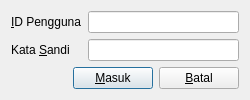
<?xml version="1.0" encoding="UTF-8"?>
<ui version="4.0">
 <class>LoginDialog</class>
 <widget class="QDialog" name="LoginDialog">
  <property name="geometry">
   <rect>
    <x>0</x>
    <y>0</y>
    <width>250</width>
    <height>99</height>
   </rect>
  </property>
  <property name="minimumSize">
   <size>
    <width>0</width>
    <height>0</height>
   </size>
  </property>
  <property name="maximumSize">
   <size>
    <width>16777215</width>
    <height>16777215</height>
   </size>
  </property>
  <property name="windowTitle">
   <string>Masuk</string>
  </property>
  <layout class="QVBoxLayout" name="verticalLayout">
   <item>
    <layout class="QFormLayout" name="formLayout">
     <item row="0" column="0">
      <widget class="QLabel" name="label1">
       <property name="text">
        <string>&amp;ID Pengguna</string>
       </property>
       <property name="buddy">
        <cstring>usernameEdit</cstring>
       </property>
      </widget>
     </item>
     <item row="0" column="1">
      <widget class="QLineEdit" name="usernameEdit">
       <property name="maxLength">
        <number>40</number>
       </property>
       <property name="echoMode">
        <enum>QLineEdit::Normal</enum>
       </property>
       <property name="clearButtonEnabled">
        <bool>true</bool>
       </property>
      </widget>
     </item>
     <item row="1" column="0">
      <widget class="QLabel" name="label2">
       <property name="text">
        <string>Kata &amp;Sandi</string>
       </property>
       <property name="buddy">
        <cstring>passwordEdit</cstring>
       </property>
      </widget>
     </item>
     <item row="1" column="1">
      <widget class="QLineEdit" name="passwordEdit">
       <property name="maxLength">
        <number>40</number>
       </property>
       <property name="echoMode">
        <enum>QLineEdit::Password</enum>
       </property>
       <property name="clearButtonEnabled">
        <bool>true</bool>
       </property>
      </widget>
     </item>
    </layout>
   </item>
   <item>
    <layout class="QHBoxLayout" name="horizontalLayout">
     <item>
      <spacer name="horizontalSpacer">
       <property name="orientation">
        <enum>Qt::Horizontal</enum>
       </property>
       <property name="sizeHint" stdset="0">
        <size>
         <width>178</width>
         <height>20</height>
        </size>
       </property>
      </spacer>
     </item>
     <item>
      <widget class="QPushButton" name="okButton">
       <property name="text">
        <string>&amp;Masuk</string>
       </property>
      </widget>
     </item>
     <item>
      <widget class="QPushButton" name="cancelButton">
       <property name="text">
        <string>&amp;Batal</string>
       </property>
      </widget>
     </item>
    </layout>
   </item>
  </layout>
 </widget>
 <tabstops>
  <tabstop>usernameEdit</tabstop>
  <tabstop>passwordEdit</tabstop>
  <tabstop>okButton</tabstop>
  <tabstop>cancelButton</tabstop>
 </tabstops>
 <resources/>
 <connections/>
</ui>
